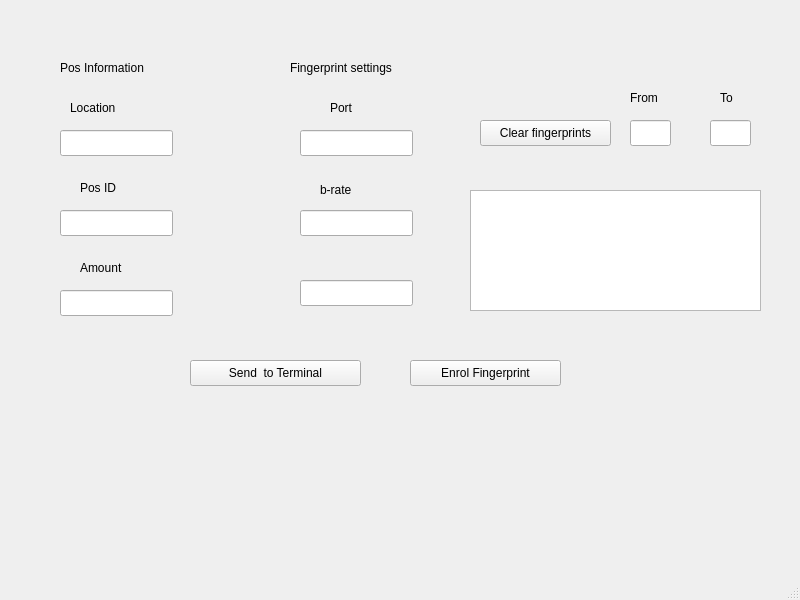
<?xml version="1.0" encoding="UTF-8"?>
<ui version="4.0">
 <class>MainWindow</class>
 <widget class="QMainWindow" name="MainWindow">
  <property name="geometry">
   <rect>
    <x>0</x>
    <y>0</y>
    <width>800</width>
    <height>600</height>
   </rect>
  </property>
  <property name="windowTitle">
   <string>MainWindow</string>
  </property>
  <widget class="QWidget" name="centralwidget">
   <widget class="QPushButton" name="btnsendttermina">
    <property name="geometry">
     <rect>
      <x>190</x>
      <y>360</y>
      <width>171</width>
      <height>26</height>
     </rect>
    </property>
    <property name="text">
     <string>Send  to Terminal</string>
    </property>
   </widget>
   <widget class="QLineEdit" name="lineEdit">
    <property name="geometry">
     <rect>
      <x>300</x>
      <y>280</y>
      <width>113</width>
      <height>26</height>
     </rect>
    </property>
    <property name="text">
     <string/>
    </property>
   </widget>
   <widget class="QLabel" name="label">
    <property name="geometry">
     <rect>
      <x>80</x>
      <y>260</y>
      <width>57</width>
      <height>16</height>
     </rect>
    </property>
    <property name="text">
     <string>Amount</string>
    </property>
   </widget>
   <widget class="QLabel" name="label_2">
    <property name="geometry">
     <rect>
      <x>290</x>
      <y>60</y>
      <width>131</width>
      <height>16</height>
     </rect>
    </property>
    <property name="text">
     <string>Fingerprint settings</string>
    </property>
   </widget>
   <widget class="QLabel" name="label_3">
    <property name="geometry">
     <rect>
      <x>330</x>
      <y>100</y>
      <width>57</width>
      <height>16</height>
     </rect>
    </property>
    <property name="text">
     <string>Port</string>
    </property>
   </widget>
   <widget class="QLineEdit" name="lineport">
    <property name="geometry">
     <rect>
      <x>300</x>
      <y>130</y>
      <width>113</width>
      <height>26</height>
     </rect>
    </property>
   </widget>
   <widget class="QLabel" name="label_4">
    <property name="geometry">
     <rect>
      <x>320</x>
      <y>180</y>
      <width>61</width>
      <height>20</height>
     </rect>
    </property>
    <property name="text">
     <string>b-rate</string>
    </property>
   </widget>
   <widget class="QLineEdit" name="linebrate">
    <property name="geometry">
     <rect>
      <x>300</x>
      <y>210</y>
      <width>113</width>
      <height>26</height>
     </rect>
    </property>
   </widget>
   <widget class="QLabel" name="label_5">
    <property name="geometry">
     <rect>
      <x>60</x>
      <y>60</y>
      <width>131</width>
      <height>16</height>
     </rect>
    </property>
    <property name="text">
     <string>Pos Information</string>
    </property>
   </widget>
   <widget class="QLineEdit" name="linelocation">
    <property name="geometry">
     <rect>
      <x>60</x>
      <y>130</y>
      <width>113</width>
      <height>26</height>
     </rect>
    </property>
   </widget>
   <widget class="QLabel" name="label_6">
    <property name="geometry">
     <rect>
      <x>70</x>
      <y>100</y>
      <width>57</width>
      <height>16</height>
     </rect>
    </property>
    <property name="text">
     <string>Location</string>
    </property>
   </widget>
   <widget class="QLabel" name="label_7">
    <property name="geometry">
     <rect>
      <x>80</x>
      <y>180</y>
      <width>57</width>
      <height>16</height>
     </rect>
    </property>
    <property name="text">
     <string>Pos ID</string>
    </property>
   </widget>
   <widget class="QLineEdit" name="linepoid">
    <property name="geometry">
     <rect>
      <x>60</x>
      <y>210</y>
      <width>113</width>
      <height>26</height>
     </rect>
    </property>
   </widget>
   <widget class="QLineEdit" name="lineamount">
    <property name="geometry">
     <rect>
      <x>60</x>
      <y>290</y>
      <width>113</width>
      <height>26</height>
     </rect>
    </property>
   </widget>
   <widget class="QPushButton" name="btnclear">
    <property name="geometry">
     <rect>
      <x>480</x>
      <y>120</y>
      <width>131</width>
      <height>26</height>
     </rect>
    </property>
    <property name="text">
     <string>Clear fingerprints</string>
    </property>
   </widget>
   <widget class="QLabel" name="label_8">
    <property name="geometry">
     <rect>
      <x>630</x>
      <y>90</y>
      <width>57</width>
      <height>16</height>
     </rect>
    </property>
    <property name="text">
     <string>From</string>
    </property>
   </widget>
   <widget class="QLabel" name="label_9">
    <property name="geometry">
     <rect>
      <x>720</x>
      <y>90</y>
      <width>57</width>
      <height>16</height>
     </rect>
    </property>
    <property name="text">
     <string>To</string>
    </property>
   </widget>
   <widget class="QLineEdit" name="linefrom">
    <property name="geometry">
     <rect>
      <x>630</x>
      <y>120</y>
      <width>41</width>
      <height>26</height>
     </rect>
    </property>
   </widget>
   <widget class="QLineEdit" name="lineto">
    <property name="geometry">
     <rect>
      <x>710</x>
      <y>120</y>
      <width>41</width>
      <height>26</height>
     </rect>
    </property>
   </widget>
   <widget class="QTextEdit" name="txtmessage">
    <property name="geometry">
     <rect>
      <x>470</x>
      <y>190</y>
      <width>291</width>
      <height>121</height>
     </rect>
    </property>
   </widget>
   <widget class="QPushButton" name="btnenrol">
    <property name="geometry">
     <rect>
      <x>410</x>
      <y>360</y>
      <width>151</width>
      <height>26</height>
     </rect>
    </property>
    <property name="text">
     <string>Enrol Fingerprint</string>
    </property>
   </widget>
  </widget>
  <widget class="QMenuBar" name="menubar">
   <property name="geometry">
    <rect>
     <x>0</x>
     <y>0</y>
     <width>800</width>
     <height>24</height>
    </rect>
   </property>
  </widget>
  <widget class="QStatusBar" name="statusbar"/>
 </widget>
 <resources/>
 <connections/>
</ui>
